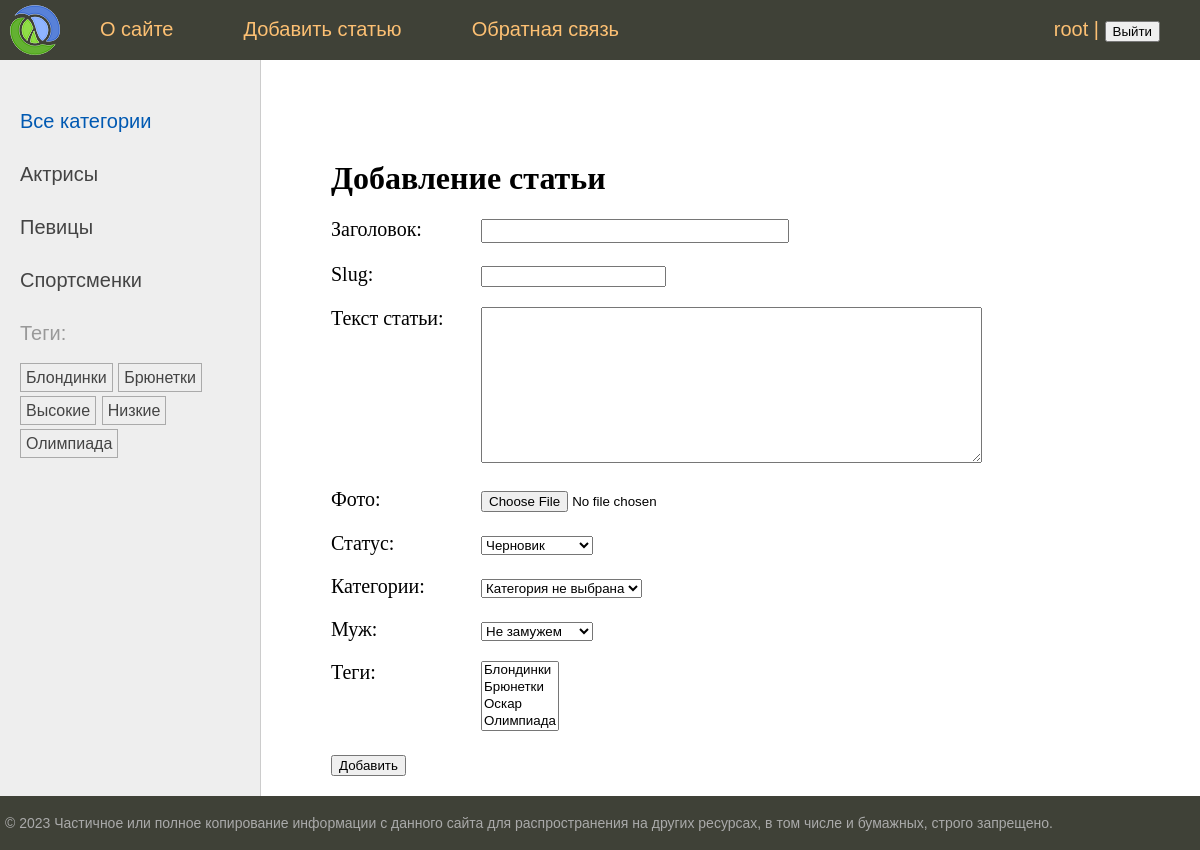
The page /addpage/ (signed in) on the database its author committed.
### users/models.py (models this page shows)
class User(AbstractUser):
    photo = models.ImageField(
        upload_to="users/%Y/%m/%d/",
        blank=True,
        null=True,
        verbose_name="Фотография",
    )
    date_birth = models.DateTimeField(
        blank=True, null=True, verbose_name="Дата рождения"
    )

### women/models.py (models this page shows)
class Category(models.Model):
    name = models.CharField(
        max_length=100, db_index=True, verbose_name="Категория"
    )
    slug = models.SlugField(max_length=255, unique=True, db_index=True)
    class Meta:
        verbose_name = "Категория"
        verbose_name_plural = "Категории"
    def __str__(self):
        return self.name
    def get_absolute_url(self):
        return reverse("category", kwargs={"cat_slug": self.slug})

class TagPost(models.Model):
    tag = models.CharField(max_length=100, db_index=True)
    slug = models.SlugField(max_length=255, db_index=True, unique=True)
    def __str__(self):
        return self.tag
    def get_absolute_url(self):
        return reverse("tag", kwargs={"tag_slug": self.slug})

### women/views.py (the view, shortened to what this page needs)
# urls.py: path("addpage/", views.AddPage.as_view(), name="add_page"),
class AddPage(
    PermissionRequiredMixin, LoginRequiredMixin, DataMixin, CreateView
):
    form_class = AddPostForm
    template_name = "women/addpage.html"
    title_page = "Добавление статьи"
    permission_required = "women.add_women"

### women/forms.py (shortened to what this page needs)
class AddPostForm(forms.ModelForm):
    cat = forms.ModelChoiceField(
        queryset=Category.objects.all(),
        empty_label="Категория не выбрана",
        label="Категории",
    )
    husband = forms.ModelChoiceField(
        queryset=Husband.objects.all(),
        required=False,
        empty_label="Не замужем",
        label="Муж",
    )
    class Meta:
        model = Women
        fields = [
            "title",
            "slug",
            "content",
            "photo",
            "is_published",
            "cat",
            "husband",
            "tags",
        ]
        widgets = {
            "title": forms.TextInput(attrs={"class": "form-input"}),
            "content": forms.Textarea(attrs={"cols": 60, "rows": 10}),
        }

### users/context_processors.py (called while the page is built)
def get_women_context(request):
    return {"mainmenu": menu}

### women/models.py (called while the page is built)
    def __str__(self):
        return self.name

### women/templatetags/women_tags.py (called while the page is built)
@register.inclusion_tag("women/list_tags.html")
def show_all_tags():
    return {
        "tags": TagPost.objects.annotate(total=Count("tags")).filter(
            total__gt=0
        )
    }

@register.inclusion_tag("women/list_categories.html")
def show_categories(cat_selected_id=0):
    cats = Category.objects.annotate(total=Count("posts")).filter(total__gt=0)
    return {"cats": cats, "cat_selected": cat_selected_id}

### women/templates/women/addpage.html (shortened to what this page needs)
{% extends 'base.html' %}
{% block content %}
    <h1>{{ title }}</h1>
    <form action="" method="post" enctype="multipart/form-data">
        {% for f in form %}
            <p><label class="form-label" for="{{ f.id_for_label }}">{{ f.label }}: </label>{{ f }}</p>
        {% endfor %}
        <button type="submit">Добавить</button>
    </form>
{% endblock %}

### templates/base.html (shortened to what this page needs)
{% load static %}
{% load women_tags %}
<!DOCTYPE html>
<html>
<head>
    <link type="text/css" href="{% static 'women/css/styles.css' %}" rel="stylesheet"/>
</head>
<body>
<table class="table-page" border=0 cellpadding="0" cellspacing="0">
    <tr>
        <td valign=top>
            {% block mainmenu %}
                <div class="header">
                    <ul id="mainmenu" class="mainmenu">
                        <li class="logo"><a href="{% url 'home' %}">
                            <div class="logo"></div>
                        </a></li>
                        {% for m in mainmenu %}
                            <li><a href="{% url m.url_name %}">{{ m.title }}</a></li>
                        {% endfor %}
                        {% if user.is_authenticated %}
                            <li class="last"><a href="{% url 'users:profile' %}">{{ user.username }}</a> |
                                <form style="display:inline-block" method="post" action="{% url 'users:logout' %}">
                                    <button type="submit">Выйти</button>
                                </form>
                            </li>
                        {% else %}
                            <li class="last"><a href="{% url 'users:login' %}">Войти</a> | <a
                                    href="{% url 'users:register' %}">Регистрация</a></li>
                            </li>
                        {% endif %}
                    </ul>
                </div>
            {% endblock mainmenu %}
            <table class="table-content" border=0 cellpadding="0" cellspacing="0">
                <tr>
                    <td valign="top" class="left-chapters">
                        <ul id="leftchapters">
                            {% if cat_selected == 0 %}
                                <li class="selected">Все категории</li>
                            {% else %}
                                <li><a href="{% url 'home' %}">Все категории</a></li>
                            {% endif %}
                            {% show_categories cat_selected %}
                            <li>{% show_all_tags %}</li>
                        </ul>
                    </td>
                    <td valign="top" class="content">
                        <div class="content-text">
                            {% block content %}
                            {% endblock %}
                        </div>
                    </td>
                </tr>
            </table>
        </td>
    </tr>
    <tr>
        <td valign=top>
            <div id="footer">
                <p>&copy; 2023 Частичное или полное копирование информации с данного сайта для распространения на других
                    ресурсах, в том числе и бумажных, строго запрещено.</p>
            </div>
        </td>
    </tr>
</table>
</body>
</html>

### women/templates/women/list_categories.html
{% for cat in cats %}
    {% if cat.id == cat_selected %}
        <li class="selected">{{ cat.name }}</li>
    {% else %}
        <li><a href="{{ cat.get_absolute_url }}">{{ cat.name }}</a></li>
    {% endif %}
{% endfor %}

### women/templates/women/list_tags.html
{% if tags %}
    Теги:</p>
    <ul class="tags-list">
        {% for t in tags %}
            <li><a href="{{ t.get_absolute_url }}">{{ t.tag }}</a></li>
        {% endfor %}
    </ul>
{% endif %}

### women/static/women/css/styles.css (style rules this page uses)
html, body { font-family: 'Arial'; margin: 0; padding: 0; height: 100%; width: 100%; color: #444; }
a { color: #0059b2; text-decoration: none; }
.table-page { width: 100%; height: 100%; vertical-align: top; }
.table-page tr { height: 100%; }
.header { background: #3F4137; height: 60px; }
.logo { background: url('../images/logo.png') no-repeat 10px 5px; width: 70px; height: 60px; }
ul.mainmenu { list-style: none; margin: 0; padding: 0; height: 60px; color: #fdc073; font-size: 20px; overflow: hidden; }
ul.mainmenu li { float: left; margin: 18px 40px 0 30px; }
ul.mainmenu li.logo { margin: 0; }
ul.mainmenu li.last { float: right; }
ul.mainmenu li a { color: #fdc073; text-decoration: none; }
.table-content { width: 100%; min-height: 100%; height: 100%; }
.left-chapters { margin: 0; background: #eee; border-right: 1px solid #ccc; }
.left-chapters ul { width: 230px; margin: 0; padding: 20px 10px 10px 20px; list-style: none; font-size: 20px; }
.left-chapters ul li { margin: 30px 0 0 0; color: #999; }
.left-chapters ul li.selected { color: #0059b2; }
.left-chapters ul li a { color: #444; text-decoration: none; }
ul.tags-list { width: 100%; margin: 0; padding: 0; list-style: none; }
ul.tags-list li { margin: 0; padding: 0 0 10px; display: inline-block; }
ul.tags-list li a { padding: 5px; font-size: 16px; border: 1px solid #aaa; }
.content { padding: 40px 20px 20px 40px; width: 100%; box-sizing: border-box; }
.content-text { margin: 60px 0 0 30px; color: #000; font-size: 20px; font-family: Yandex Sans Display Light; }
.content-text h1 { font-size: 32px; }
#footer { box-sizing: border-box; background: #3F4137; padding: 5px; color: #aaa; font-size: 14px; font-family: Verdana, Geneva, Arial, Helvetica; text-align: left; overflow: hidden; }
.form-input { width: 300px; font-size: 16px; }
.form-label { display: inline-block; min-width: 150px; vertical-align: top; }

### rows shown on the page
User: username "root"
Category: name "Актрисы"
Category: name "Певицы"
Category: name "Спортсменки"
TagPost: tag "Блондинки"
TagPost: tag "Брюнетки"
TagPost: tag "Высокие"
TagPost: tag "Низкие"
TagPost: tag "Олимпиада"

### other values the page prints
{{ m.title }} "О сайте" "Добавить статью" "Обратная связь"
{{ title }} "Добавление статьи"
{{ f.label }} "Заголовок" "Slug" "Текст статьи" "Фото" "Статус" "Категории" "Муж" "Теги"
